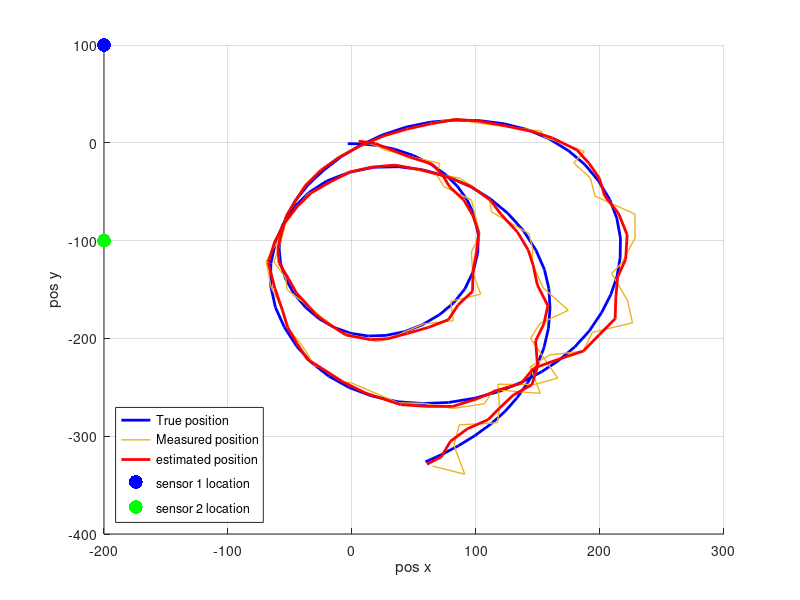

Write MATLAB code to recreate this figure.
% Visualization script
% This octave script displays true, measurement and state_estimate data

% Sensor positions
s1 = [-200 100]';
s2 = [-200 -100]';

var = load ("matlab_data/unfilteredPos.mat");
meas = var.unfilteredPos;
var2 = load("matlab_data/grdtruth.mat");
gtruth = var2.groundTruth;

state_estimates = load("matlab_data/stateEstimates.mat");

figure('Color','white','Position',[500  300  603  429]);
grid on; hold on %, axis equal

sc1 = scatter (s1(1), s1(2), 100, 'b', "filled",'DisplayName','sensor 1 location');
sc2 = scatter (s2(1), s2(2), 100, 'g', "filled",'DisplayName','sensor 2 location');

% Plotting the 

% Plotting the results of the x dimension
p1 = plot(gtruth(:,1),gtruth(:,2), 'Color', 'blue', 'LineWidth',2, 'DisplayName','True position');
%plot(gtruth(:,1))

hold on

% Plotting the measurements
p2 = plot(meas(:,1),meas(:,2), 'Color', [0.9290, 0.6940, 0.1250], 'LineWidth',1, 'DisplayName','Measured position');

hold on

p3 = plot(state_estimates(:,1),state_estimates(:,2), 'Color', 'red', 'LineWidth',2, 'DisplayName','estimated position');

axis manual
xlabel 'pos x', ylabel 'pos y'

legend([p1 p2 p3 sc1 sc2], 'Location','southwest')

%title(sprintf('Case %d, filter type: %s',case_i,filter_type{1}))